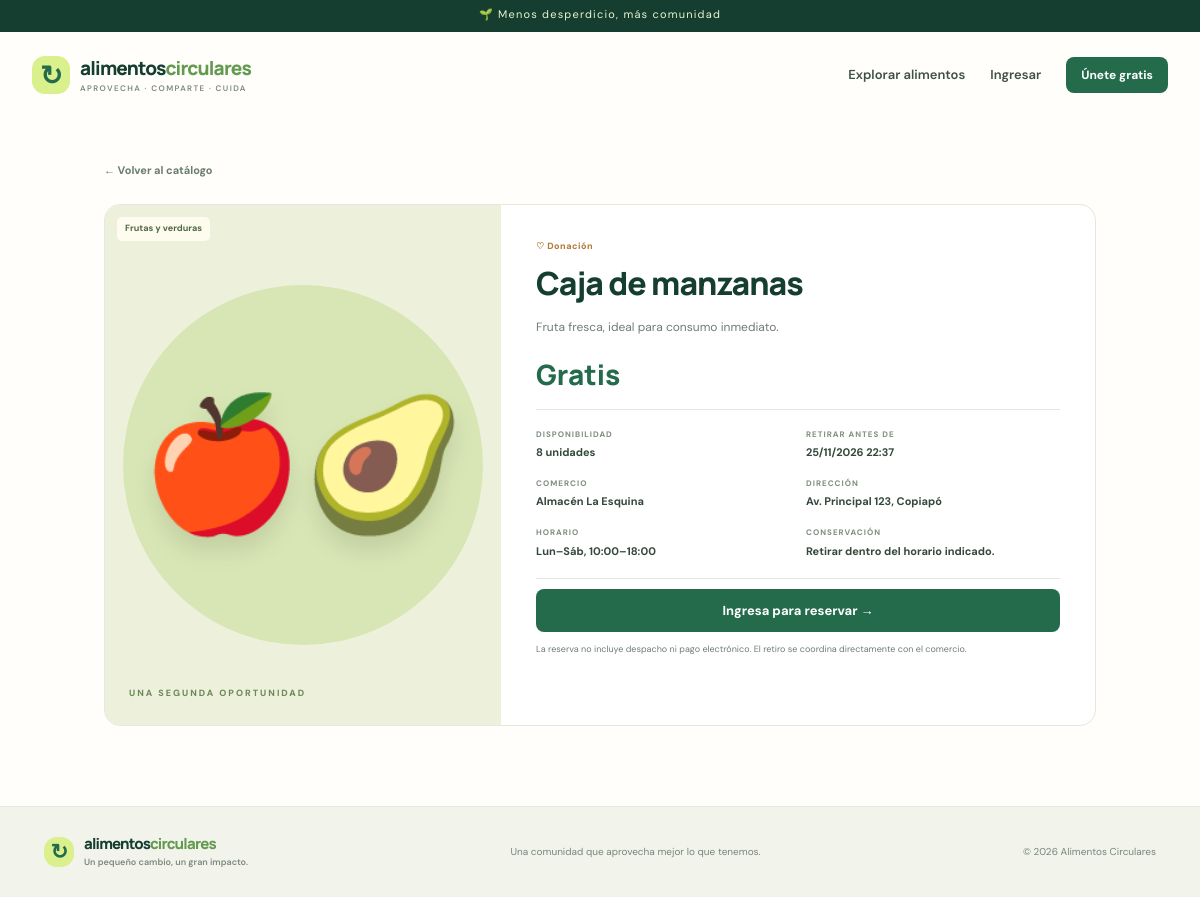
Page /publicacion/1/ on the committed database.
### core/models.py (models this page shows, shortened)
class Publicacion(models.Model):
    MODALIDADES = [('donacion','Donación'),('pronto_consumo','Precio reducido')]
    ESTADOS = [('activa','Activa'),('pausada','Pausada'),('cerrada','Cerrada')]
    producto = models.ForeignKey(Producto, on_delete=models.CASCADE, related_name='publicaciones')
    modalidad = models.CharField(max_length=20, choices=MODALIDADES)
    precio = models.DecimalField(max_digits=10, decimal_places=2, default=0)
    cantidad_inicial = models.PositiveIntegerField()
    cantidad_disponible = models.PositiveIntegerField()
    fecha_limite_retiro = models.DateTimeField()
    estado = models.CharField(max_length=20, choices=ESTADOS, default='activa')
    fecha_publicacion = models.DateTimeField(auto_now_add=True)
    @property
    def vigente(self): return self.estado == 'activa' and self.fecha_limite_retiro > timezone.now() and self.cantidad_disponible > 0

class Producto(models.Model):
    comercio = models.ForeignKey(Comercio, on_delete=models.CASCADE, related_name='productos')
    categoria = models.ForeignKey(Categoria, on_delete=models.PROTECT, related_name='productos')
    nombre = models.CharField(max_length=120)
    descripcion = models.TextField(blank=True)
    condiciones_conservacion = models.TextField(blank=True)

class Categoria(models.Model):
    nombre = models.CharField(max_length=80, unique=True)
    descripcion = models.CharField(max_length=250, blank=True)

class Comercio(models.Model):
    usuario = models.OneToOneField(settings.AUTH_USER_MODEL, on_delete=models.CASCADE, related_name='comercio')
    nombre = models.CharField(max_length=120)
    direccion = models.CharField(max_length=200)
    horario = models.CharField(max_length=150, blank=True)
    contacto = models.CharField(max_length=40, blank=True)

### core/views.py (the view)
def detalle_publicacion(request,pk):
    p=get_object_or_404(Publicacion.objects.select_related('producto__comercio','producto__categoria'),pk=pk)
    return render(request,'core/detalle.html',{'p':p,'reporte_form':ReporteForm()})

### core/templates/core/detalle.html
{% extends 'core/base.html' %}{% block title %}{{ p.producto.nombre }} · Alimentos Circulares{% endblock %}{% block content %}<div class="detail-wrap"><a class="back-link" href="{% url 'catalogo' %}">← Volver al catálogo</a><div class="detail-card"><div class="detail-visual"><span class="category-tag">{{ p.producto.categoria.nombre }}</span><div class="detail-emoji">{% if 'pan' in p.producto.nombre|lower %}🥖{% elif 'yogur' in p.producto.nombre|lower %}🥛{% elif 'legumbre' in p.producto.nombre|lower %}🫘{% else %}🍎🥑{% endif %}</div><div class="detail-round">UNA SEGUNDA OPORTUNIDAD</div></div><div class="detail-info"><div class="product-label">{% if p.modalidad == 'donacion' %}♡ Donación{% else %}✳ Precio reducido{% endif %}</div><h1>{{ p.producto.nombre }}</h1><p>{{ p.producto.descripcion|default:'Un alimento que puede aprovecharse. Consulta las condiciones de retiro con el comercio.' }}</p><div class="detail-price">{% if p.modalidad == 'donacion' %}Gratis{% else %}${{ p.precio|floatformat:0 }} <small>CLP</small>{% endif %}</div><div class="detail-facts"><div><span>DISPONIBILIDAD</span><b>{{ p.cantidad_disponible }} unidades</b></div><div><span>RETIRAR ANTES DE</span><b>{{ p.fecha_limite_retiro|date:'d/m/Y H:i' }}</b></div><div><span>COMERCIO</span><b>{{ p.producto.comercio.nombre }}</b></div><div><span>DIRECCIÓN</span><b>{{ p.producto.comercio.direccion }}</b></div><div><span>HORARIO</span><b>{{ p.producto.comercio.horario|default:'Coordinar con el comercio' }}</b></div><div><span>CONSERVACIÓN</span><b>{{ p.producto.condiciones_conservacion|default:'Consulta al comercio al retirar.' }}</b></div></div>{% if p.vigente %}{% if user.is_authenticated and user.rol == 'usuario' %}<form class="reserve-form" method="post" action="{% url 'reservar' p.id %}">{% csrf_token %}<label for="cantidad">¿Cuántas unidades necesitas?</label><div class="reserve-row"><input id="cantidad" type="number" name="cantidad" value="1" min="1" max="{{ p.cantidad_disponible }}" required><button class="btn btn-primary" type="submit">Reservar alimento →</button></div></form>{% elif not user.is_authenticated %}<a class="btn btn-primary full-btn" href="{% url 'login' %}?next={{ request.path }}">Ingresa para reservar →</a>{% else %}<p class="notice">Las reservas están disponibles para cuentas de la comunidad.</p>{% endif %}{% else %}<p class="notice">Esta publicación ya no está disponible para nuevas reservas.</p>{% endif %}<p class="small-note">La reserva no incluye despacho ni pago electrónico. El retiro se coordina directamente con el comercio.</p></div></div>{% if user.is_authenticated %}<details class="report-box"><summary>¿Necesitas reportar esta publicación?</summary><form method="post" action="{% url 'reportar' p.id %}">{% csrf_token %}{{ reporte_form.as_p }}<button class="btn btn-outline" type="submit">Enviar reporte</button></form></details>{% endif %}</div>{% endblock %}

### static/css/site.css (style rules this page uses)
:root { --green:#236b4b;--deep:#153e30;--lime:#d9f08d;--cream:#f7f7ef;--paper:#fffefa;--ink:#1d3028;--muted:#6f7d74;--line:#e4e8df;--orange:#f0a45e }
* { box-sizing:border-box }
html { scroll-behavior:smooth }
body { margin:0;background:var(--paper);color:var(--ink);font-family:'DM Sans',sans-serif;font-size:15px;line-height:1.55 }
.btn { display:inline-flex;align-items:center;justify-content:center;gap:12px;border:0;border-radius:8px;padding:13px 19px;font:700 13px 'DM Sans',sans-serif;text-decoration:none;cursor:pointer;transition:transform .18s,background .18s }
.btn-primary { background:var(--green);color:white }
.full-btn { width:100%;margin-top:10px }
.category-tag { position:absolute;top:12px;left:12px;background:#fffdf0e8;color:#506746;border-radius:5px;padding:5px 8px;font-size:9px;font-weight:700;z-index:2 }
.product-label { font-size:9px;font-weight:800;letter-spacing:.5px;color:#b37a37 }
.back-link { font-size:11px;text-decoration:none;color:#6b7c70;font-weight:700;display:inline-block;margin-bottom:25px }
.detail-wrap { max-width:1040px;margin:40px auto 80px;padding:0 24px }
.detail-card { display:grid;grid-template-columns:.8fr 1.2fr;border:1px solid var(--line);border-radius:16px;overflow:hidden;background:white }
.detail-visual { background:#edf1dc;min-height:520px;position:relative;display:grid;place-items:center;overflow:hidden }
.detail-visual:before { content:'';position:absolute;width:360px;height:360px;border-radius:50%;background:#d8e5b5 }
.detail-emoji { font-size:130px;z-index:1;filter:drop-shadow(0 15px 10px #35472b20) }
.detail-round { position:absolute;bottom:24px;left:24px;font-size:9px;letter-spacing:2px;color:#6c8956;font-weight:800 }
.detail-info { padding:35px }
.detail-info h1 { font:800 32px Manrope,sans-serif;letter-spacing:-1px;color:var(--deep);margin:7px 0 }
.detail-info>p { font-size:12px;color:var(--muted);line-height:1.8 }
.detail-price { font:800 28px Manrope,sans-serif;color:var(--green);margin:16px 0 }
.detail-facts { display:grid;grid-template-columns:1fr 1fr;gap:16px;padding:18px 0;border-top:1px solid var(--line);border-bottom:1px solid var(--line) }
.detail-facts span,.detail-facts b { display:block }
.detail-facts span { font-size:8px;letter-spacing:1px;color:#819080;font-weight:800 }
.detail-facts b { font-size:11px;color:#34483b;margin-top:4px }
.small-note { font-size:9px!important }

### rows in the picture
Publicacion: producto.categoria.nombre "Frutas y verduras", producto.nombre "Caja de manzanas", producto.descripcion "Fruta fresca, ideal para consumo inmediato.", cantidad_disponible "8", fecha_limite_retiro "25/11/2026 22:37", producto.comercio.nombre "Almacén La Esquina", producto.comercio.direccion "Av. Principal 123, Copiapó", producto.comercio.horario "Lun–Sáb, 10:00–18:00", producto.condiciones_conservacion "Retirar dentro del horario indicado."
